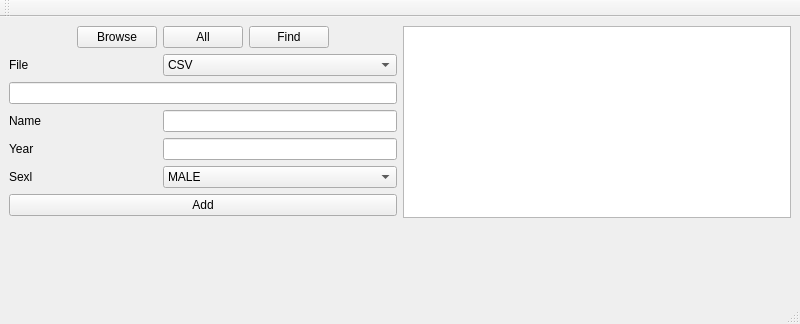
<?xml version="1.0" encoding="UTF-8"?>
<ui version="4.0">
 <class>MainWindow</class>
 <widget class="QMainWindow" name="MainWindow">
  <property name="geometry">
   <rect>
    <x>0</x>
    <y>0</y>
    <width>800</width>
    <height>324</height>
   </rect>
  </property>
  <property name="windowTitle">
   <string>MainWindow</string>
  </property>
  <widget class="QWidget" name="centralwidget">
   <layout class="QGridLayout" name="gridLayout">
    <item row="0" column="0">
     <layout class="QGridLayout" name="gridLayout_5">
      <item row="4" column="0">
       <widget class="QLabel" name="label">
        <property name="text">
         <string>Name</string>
        </property>
       </widget>
      </item>
      <item row="2" column="0">
       <widget class="QLabel" name="label_4">
        <property name="text">
         <string>File</string>
        </property>
       </widget>
      </item>
      <item row="6" column="2" colspan="4">
       <widget class="QLineEdit" name="lineEdit_2"/>
      </item>
      <item row="6" column="0">
       <widget class="QLabel" name="label_2">
        <property name="text">
         <string>Year</string>
        </property>
       </widget>
      </item>
      <item row="4" column="2" colspan="4">
       <widget class="QLineEdit" name="lineEdit_1"/>
      </item>
      <item row="1" column="0">
       <spacer name="horizontalSpacer_3">
        <property name="orientation">
         <enum>Qt::Horizontal</enum>
        </property>
        <property name="sizeHint" stdset="0">
         <size>
          <width>40</width>
          <height>20</height>
         </size>
        </property>
       </spacer>
      </item>
      <item row="2" column="2" colspan="4">
       <widget class="QComboBox" name="file_type">
        <item>
         <property name="text">
          <string>CSV</string>
         </property>
        </item>
        <item>
         <property name="text">
          <string>JSON</string>
         </property>
        </item>
       </widget>
      </item>
      <item row="7" column="2" colspan="4">
       <widget class="QComboBox" name="comboBox">
        <property name="editable">
         <bool>false</bool>
        </property>
        <item>
         <property name="text">
          <string>MALE</string>
         </property>
        </item>
        <item>
         <property name="text">
          <string>FEMALE</string>
         </property>
        </item>
       </widget>
      </item>
      <item row="9" column="0" colspan="6">
       <widget class="QPushButton" name="AddBut">
        <property name="text">
         <string>Add</string>
        </property>
       </widget>
      </item>
      <item row="7" column="0">
       <widget class="QLabel" name="label_3">
        <property name="text">
         <string>Sexl</string>
        </property>
       </widget>
      </item>
      <item row="3" column="0" colspan="6">
       <widget class="QLineEdit" name="lineEdit_3"/>
      </item>
      <item row="1" column="3" colspan="2">
       <widget class="QPushButton" name="pushButton">
        <property name="text">
         <string>Find</string>
        </property>
       </widget>
      </item>
      <item row="1" column="2">
       <widget class="QPushButton" name="Info">
        <property name="text">
         <string>All</string>
        </property>
       </widget>
      </item>
      <item row="1" column="5">
       <spacer name="horizontalSpacer_2">
        <property name="orientation">
         <enum>Qt::Horizontal</enum>
        </property>
        <property name="sizeHint" stdset="0">
         <size>
          <width>40</width>
          <height>20</height>
         </size>
        </property>
       </spacer>
      </item>
      <item row="1" column="1">
       <widget class="QPushButton" name="on_browse_clicked">
        <property name="text">
         <string>Browse</string>
        </property>
       </widget>
      </item>
     </layout>
    </item>
    <item row="4" column="0">
     <spacer name="horizontalSpacer">
      <property name="orientation">
       <enum>Qt::Horizontal</enum>
      </property>
      <property name="sizeHint" stdset="0">
       <size>
        <width>40</width>
        <height>20</height>
       </size>
      </property>
     </spacer>
    </item>
    <item row="5" column="6">
     <spacer name="verticalSpacer">
      <property name="orientation">
       <enum>Qt::Vertical</enum>
      </property>
      <property name="sizeHint" stdset="0">
       <size>
        <width>20</width>
        <height>40</height>
       </size>
      </property>
     </spacer>
    </item>
    <item row="0" column="4">
     <layout class="QHBoxLayout" name="horizontalLayout_2"/>
    </item>
    <item row="0" column="6">
     <widget class="error_text_browser" name="textBrowser"/>
    </item>
   </layout>
  </widget>
  <widget class="QMenuBar" name="menubar">
   <property name="geometry">
    <rect>
     <x>0</x>
     <y>0</y>
     <width>800</width>
     <height>22</height>
    </rect>
   </property>
  </widget>
  <widget class="QStatusBar" name="statusbar"/>
  <widget class="QToolBar" name="toolBar">
   <property name="windowTitle">
    <string>toolBar</string>
   </property>
   <attribute name="toolBarArea">
    <enum>TopToolBarArea</enum>
   </attribute>
   <attribute name="toolBarBreak">
    <bool>false</bool>
   </attribute>
  </widget>
 </widget>
 <customwidgets>
  <customwidget>
   <class>error_text_browser</class>
   <extends>QTextBrowser</extends>
   <header>error_text_browser.h</header>
  </customwidget>
 </customwidgets>
 <resources/>
 <connections/>
</ui>
